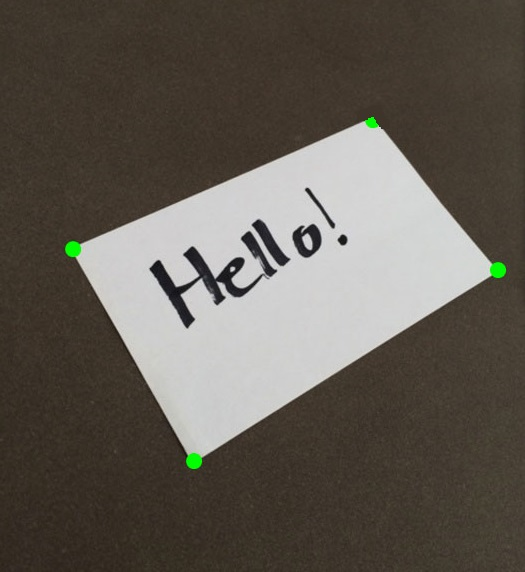
#> input picture How_to_Deep_Learning_Computer_Vision/Images/getperspective_transform_A.jpg, 525 x 572 px, found by its file name
$ jupyter execute Untitled.ipynb
#> lines starting #> are read from the running program, lines starting #| are printed output that depends on the picture
[cell 1]
## https://www.pyimagesearch.com/2014/08/25/4-point-opencv-getperspective-transform-example/

[cell 2]
# import the necessary packages
#from pyimagesearch.transform import four_point_transform
import numpy as np
import argparse
import cv2

We’ll start off by importing the packages we’ll need: NumPy for numerical processing and cv2  for our OpenCV bindings.

Next up, let’s define the order_points  function on Line 5. This function takes a single argument, pts , which is a list of four points specifying the (x, y) coordinates of each point of the rectangle.

It is absolutely crucial that we have a consistent ordering of the points in the rectangle. The actual ordering itself can be arbitrary, as long as it is consistent throughout the implementation.

Personally, I like to specify my points in top-left, top-right, bottom-right, and bottom-left order.

We’ll start by allocating memory for the four ordered points on Line 10.

Then, we’ll find the top-left point, which will have the smallest x + y sum, and the bottom-right point, which will have the largest x + y sum. This is handled on Lines 14-16.

Of course, now we’ll have to find the top-right and bottom-left points. Here we’ll take the difference (i.e. x – y) between the points using the np.diff  function on Line 21.

The coordinates associated with the smallest difference will be the top-right points, whereas the coordinates with the largest difference will be the bottom-left points (Lines 22 and 23).

Finally, we return our ordered functions to the calling function on Line 26.

Again, I can’t stress again how important it is to maintain a consistent ordering of points.

[cell 3]
def order_points(pts):
    # initialzie a list of coordinates that will be ordered
    # such that the first entry in the list is the top-left,
    # the second entry is the top-right, the third is the
    # bottom-right, and the fourth is the bottom-left
    rect = np.zeros((4, 2), dtype = "float32")

    # the top-left point will have the smallest sum, whereas
    # the bottom-right point will have the largest sum
    s = pts.sum(axis = 1)
    rect[0] = pts[np.argmin(s)]
    rect[2] = pts[np.argmax(s)]

    # now, compute the difference between the points, the
    # top-right point will have the smallest difference,
    # whereas the bottom-left will have the largest difference
    diff = np.diff(pts, axis = 1)
    rect[1] = pts[np.argmin(diff)]
    rect[3] = pts[np.argmax(diff)]
    # return the ordered coordinates
    return rect

We start off by defining the four_point_transform  function on Line 28, which requires two arguments: image  and pts .

The image  variable is the image we want to apply the perspective transform to. And the pts  list is the list of four points that contain the ROI of the image we want to transform.

We make a call to our order_points  function on Line 31, which places our pts  variable in a consistent order. We then unpack these coordinates on Line 32 for convenience.

Now we need to determine the dimensions of our new warped image.

We determine the width of the new image on Lines 37-39, where the width is the largest distance between the bottom-right and bottom-left x-coordinates or the top-right and top-left x-coordinates.

In a similar fashion, we determine the height of the new image on Lines 44-46, where the height is the maximum distance between the top-right and bottom-right y-coordinates or the top-left and bottom-left y-coordinates.

[cell 4]
def four_point_transform(image, pts):
    # obtain a consistent order of the points and unpack them
    # individually
    rect = order_points(pts)
    (tl, tr, br, bl) = rect

    # compute the width of the new image, which will be the
    # maximum distance between bottom-right and bottom-left
    # x-coordiates or the top-right and top-left x-coordinates
    widthA = np.sqrt(((br[0] - bl[0]) ** 2) + ((br[1] - bl[1]) ** 2))
    widthB = np.sqrt(((tr[0] - tl[0]) ** 2) + ((tr[1] - tl[1]) ** 2))
    maxWidth = max(int(widthA), int(widthB))

    # compute the height of the new image, which will be the
    # maximum distance between the top-right and bottom-right
    # y-coordinates or the top-left and bottom-left y-coordinates
    heightA = np.sqrt(((tr[0] - br[0]) ** 2) + ((tr[1] - br[1]) ** 2))
    heightB = np.sqrt(((tl[0] - bl[0]) ** 2) + ((tl[1] - bl[1]) ** 2))
    maxHeight = max(int(heightA), int(heightB))

    # now that we have the dimensions of the new image, construct
    # the set of destination points to obtain a "birds eye view",
    # (i.e. top-down view) of the image, again specifying points
    # in the top-left, top-right, bottom-right, and bottom-left
    # order
    dst = np.array([
        [0, 0],
        [maxWidth - 1, 0],
        [maxWidth - 1, maxHeight - 1],
        [0, maxHeight - 1]], dtype = "float32")

    # compute the perspective transform matrix and then apply it
    M = cv2.getPerspectiveTransform(rect, dst)
    warped = cv2.warpPerspective(image, M, (maxWidth, maxHeight))

    # return the warped image
    return warped

[cell 5]
# construct the argument parse and parse the arguments
#ap = argparse.ArgumentParser()
#ap.add_argument("-i", "--image", help = "path to the image file")
#ap.add_argument("-c", "--coords", help = "comma seperated list of source points")
#args = vars(ap.parse_args())

# load the image and grab the source coordinates (i.e. the list of
# of (x, y) points)
# NOTE: using the 'eval' function is bad form, but for this example
# let's just roll with it -- in future posts I'll show you how to
# automatically determine the coordinates without pre-supplying them
image = cv2.imread(".\\images\\getperspective_transform_A.jpg")
#> image is the input picture: shape (572, 525, 3); mean B, G, R 82.8, 91.1, 97.1
pts = np.array(eval("[(73, 239), (356, 117), (475, 265), (187, 443)]"), dtype = "float32")

# apply the four point tranform to obtain a "birds eye view" of
# the image
warped = four_point_transform(image, pts)
#> in four_point_transform, `warped = cv2.warpPerspective(image, M, (maxWidth, maxHeight))`:
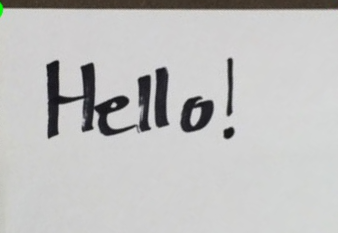
#> warped: shape (233, 338, 3); mean B, G, R 191.8, 192.5, 192.8

# show the original and warped images
cv2.imshow("Original", image)
cv2.imshow("Warped", warped)
cv2.waitKey(0)
